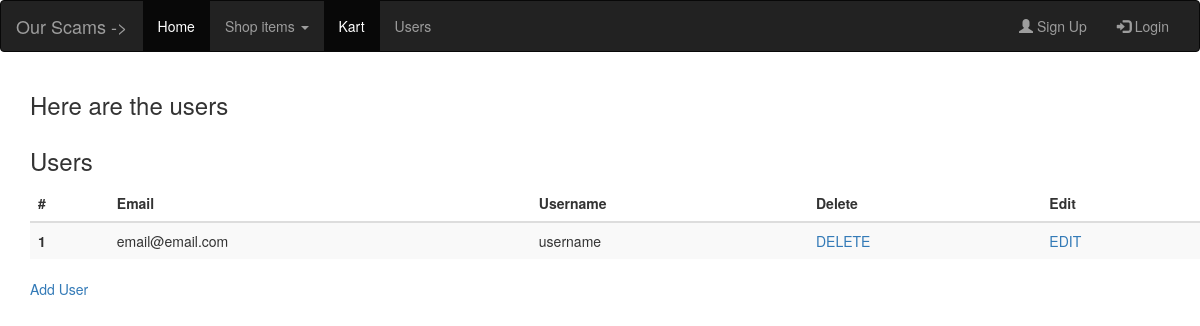
/Pages/usersPage.php, run on an earlier commit of the app's database.
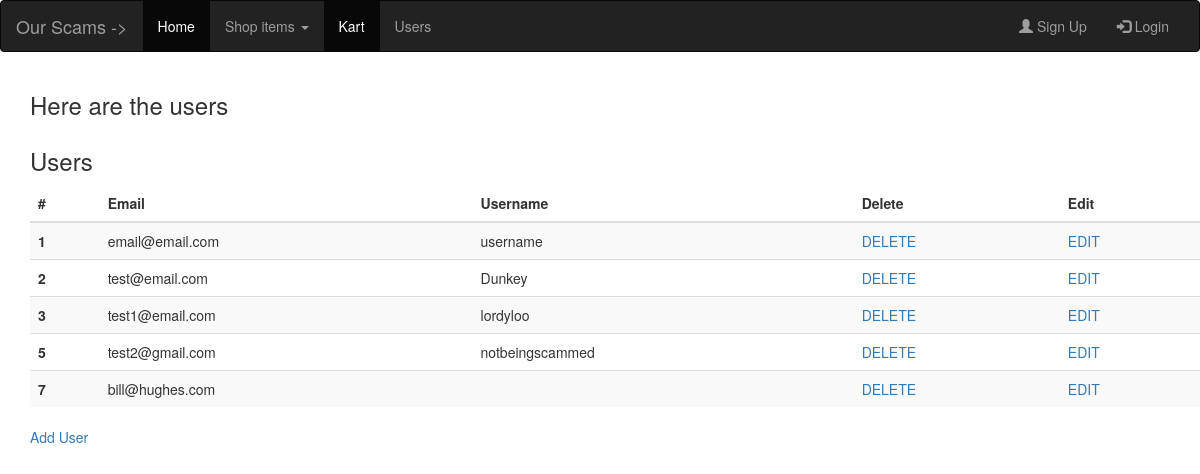
And on a later commit of the database.
### tables this page shows
CREATE TABLE `users` (
  `user_ID` int(11) NOT NULL,
  `email` varchar(75) DEFAULT NULL,
  `username` varchar(45) DEFAULT NULL,
  `password` varchar(45) DEFAULT NULL,
  `roles` int(2) DEFAULT NULL,
  `prime` tinyint(1) NOT NULL DEFAULT '0'
);

### Classes/UserBusinessService.php (called while the page is built, shortened)
<?php
require "UserDataService.php";
?>
<?php
class userBusinessService{
    function fetchUsers(){
        $service = new UserDataService();
        return $service->findAllUsers();
    }
}
?>

### Pages/fragments/_displayAllUsers.php (the view)
<?php
function displayAllUsers($users){
?>
<table class="table table-striped table-dark">
  <thead>
    <tr>
      <th scope="col">#</th>
      <th scope="col">Email</th>
      <th scope="col">Username</th>
      <th scope="col">Delete</th>
        <th scope="col">Edit</th>
    </tr>
  </thead>
  <tbody>
      <?php
        foreach($users as $column){
      ?>
          <tr>
            <th scope="row"><?php echo $column[0]; ?></th>
            <td><?php echo $column[1];?></td>
            <td><?php echo $column[2];?></td>
            <td><a href="Handlers/deletehandler.php?ID=<?php echo $column[0]; ?>">DELETE</a></td>
            <td><a href="register.php?email=<?php echo $column[1]?>&password=<?php echo $column[3]?>">EDIT</a></td>
          </tr>
      <?php
        }
      ?>
  </tbody>
</table>
<a href='../Pages/register.php'>Add User</a>
<?php
}
?>

What changed in the data, as far as the page shows it:
added users: user_ID "2", email "test@email.com", username "Dunkey"
added users: user_ID "3", email "test1@email.com", username "lordyloo"
added users: user_ID "5", email "test2@gmail.com", username "notbeingscammed"
added users: user_ID "7", email "bill@hughes.com"
